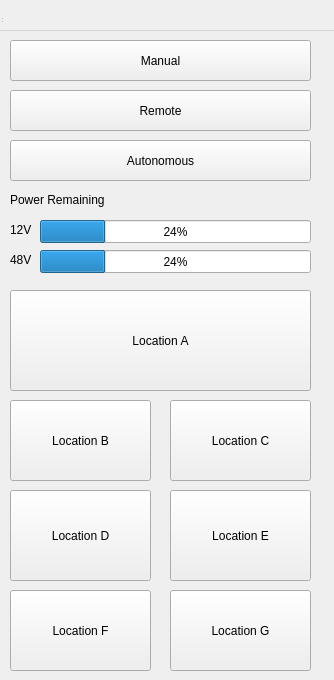
<?xml version="1.0" encoding="UTF-8"?>
<ui version="4.0">
 <class>MainWIndow</class>
 <widget class="QWidget" name="MainWIndow">
  <property name="geometry">
   <rect>
    <x>0</x>
    <y>0</y>
    <width>334</width>
    <height>680</height>
   </rect>
  </property>
  <property name="windowTitle">
   <string>Automated People Mover</string>
  </property>
  <widget class="QWidget" name="centralwidget" native="true">
   <property name="geometry">
    <rect>
     <x>-720</x>
     <y>0</y>
     <width>1051</width>
     <height>700</height>
    </rect>
   </property>
   <widget class="QPushButton" name="button_remote">
    <property name="geometry">
     <rect>
      <x>730</x>
      <y>90</y>
      <width>301</width>
      <height>41</height>
     </rect>
    </property>
    <property name="text">
     <string>Remote</string>
    </property>
   </widget>
   <widget class="QPushButton" name="button_manual">
    <property name="geometry">
     <rect>
      <x>730</x>
      <y>40</y>
      <width>301</width>
      <height>41</height>
     </rect>
    </property>
    <property name="text">
     <string>Manual</string>
    </property>
   </widget>
   <widget class="QPushButton" name="button_auto">
    <property name="geometry">
     <rect>
      <x>730</x>
      <y>140</y>
      <width>301</width>
      <height>41</height>
     </rect>
    </property>
    <property name="text">
     <string>Autonomous</string>
    </property>
   </widget>
   <widget class="QPushButton" name="button_locationA">
    <property name="geometry">
     <rect>
      <x>730</x>
      <y>290</y>
      <width>301</width>
      <height>101</height>
     </rect>
    </property>
    <property name="text">
     <string>Location A</string>
    </property>
   </widget>
   <widget class="QPushButton" name="button_locationB">
    <property name="geometry">
     <rect>
      <x>730</x>
      <y>400</y>
      <width>141</width>
      <height>81</height>
     </rect>
    </property>
    <property name="text">
     <string>Location B</string>
    </property>
   </widget>
   <widget class="QPushButton" name="button_locationC">
    <property name="geometry">
     <rect>
      <x>890</x>
      <y>400</y>
      <width>141</width>
      <height>81</height>
     </rect>
    </property>
    <property name="text">
     <string>Location C</string>
    </property>
   </widget>
   <widget class="QPushButton" name="button_locationD">
    <property name="geometry">
     <rect>
      <x>730</x>
      <y>490</y>
      <width>141</width>
      <height>91</height>
     </rect>
    </property>
    <property name="text">
     <string>Location D</string>
    </property>
   </widget>
   <widget class="QPushButton" name="button_locationE">
    <property name="geometry">
     <rect>
      <x>890</x>
      <y>490</y>
      <width>141</width>
      <height>91</height>
     </rect>
    </property>
    <property name="text">
     <string>Location E</string>
    </property>
   </widget>
   <widget class="QPushButton" name="button_locationF">
    <property name="geometry">
     <rect>
      <x>730</x>
      <y>590</y>
      <width>141</width>
      <height>81</height>
     </rect>
    </property>
    <property name="text">
     <string>Location F</string>
    </property>
   </widget>
   <widget class="QPushButton" name="button_locationG">
    <property name="geometry">
     <rect>
      <x>890</x>
      <y>590</y>
      <width>141</width>
      <height>81</height>
     </rect>
    </property>
    <property name="text">
     <string>Location G</string>
    </property>
   </widget>
   <widget class="QProgressBar" name="V12_bar">
    <property name="geometry">
     <rect>
      <x>760</x>
      <y>220</y>
      <width>271</width>
      <height>23</height>
     </rect>
    </property>
    <property name="value">
     <number>24</number>
    </property>
   </widget>
   <widget class="QLabel" name="label">
    <property name="geometry">
     <rect>
      <x>730</x>
      <y>190</y>
      <width>271</width>
      <height>19</height>
     </rect>
    </property>
    <property name="text">
     <string>Power Remaining</string>
    </property>
   </widget>
   <widget class="QProgressBar" name="V48_bar">
    <property name="geometry">
     <rect>
      <x>760</x>
      <y>250</y>
      <width>271</width>
      <height>23</height>
     </rect>
    </property>
    <property name="value">
     <number>24</number>
    </property>
   </widget>
   <widget class="QLabel" name="label_2">
    <property name="geometry">
     <rect>
      <x>730</x>
      <y>220</y>
      <width>271</width>
      <height>19</height>
     </rect>
    </property>
    <property name="text">
     <string>12V</string>
    </property>
   </widget>
   <widget class="QLabel" name="label_3">
    <property name="geometry">
     <rect>
      <x>730</x>
      <y>250</y>
      <width>271</width>
      <height>19</height>
     </rect>
    </property>
    <property name="text">
     <string>48V</string>
    </property>
   </widget>
  </widget>
  <widget class="QMenuBar" name="menubar">
   <property name="geometry">
    <rect>
     <x>0</x>
     <y>0</y>
     <width>1024</width>
     <height>31</height>
    </rect>
   </property>
  </widget>
  <widget class="QStatusBar" name="statusbar">
   <property name="geometry">
    <rect>
     <x>0</x>
     <y>0</y>
     <width>3</width>
     <height>24</height>
    </rect>
   </property>
  </widget>
 </widget>
 <resources/>
 <connections/>
</ui>
